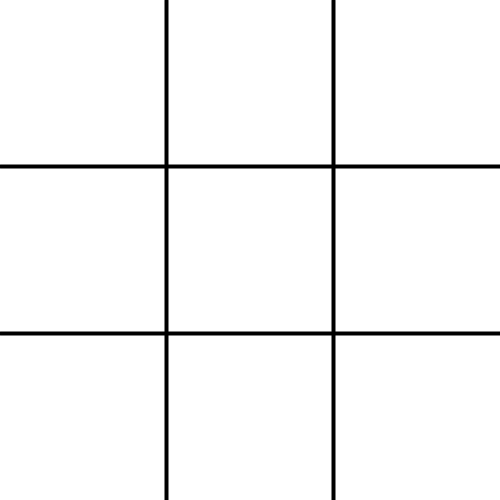
Frame 1 (no input)
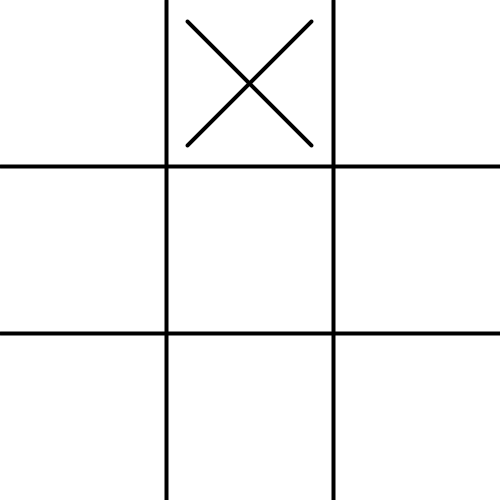
Frame 60 (the mouse pressed at the canvas centre just before this capture)
Frame 120 (the mouse held since frame 60 and released just before this capture): identical to frame 60, image omitted

The Processing sketch that drew these frames (run headless with seeded random() and noise(); from frame 60 on, the mouse is pressed at the canvas centre):

// Processing sketch: tic_tac_toe
// ── tic_tac_toe.pde
//*****************************************************************************************************
//  tic_tac_toe.pde                    Author: Courtney Grillo
//
//  Main algirythm for tic tac toe
//*****************************************************************************************************
void setup() {
  size(500, 500);
  player = -1;
  board = new int[3][3];
  gameEnds = false;
  println("Welcome to tik tak toe! Press any key 0-8 to play");
}

void draw() {
  background(255);
  drawBoard();
  drawShapes();
  gameState();
}

void gameState() {
  int winner = checkWin();
  if (winner != 0) {
    gameEnds = true;
    if (winner == 1) {
      println("You Win!");
    } else {
      println("Computer Wins!");
    }
  } else if (isBoardFull()) {
    gameEnds = true;
    println("Its a Tie!");
  } else {
    gameEnds = false;
    if (player == -1) {
      println("Game continues, Computer's Turn!");
      computersMove();
      println("You Turn!");
    } else if (player == 1) {
      keyTyped();
    }
  }
}

int checkWin() {
  for (int row = 0; row < 3; row++) {
    if (board[row][0] != 0 && board[row][0] == board[row][1] && board[row][1] == board[row][2]) {
      return board[row][0];
    }
  }
  for (int column = 0; column < 3; column++) {
    if (board[0][column] != 0 && board[0][column] == board[1][column] && board[1][column] == board[2][column]) {
      return board[0][column];
    }
  }
  //check diagnoal lines
  if (board[1][1] != 0 && ((board[0][0] == board[1][1] && board[1][1] == board[2][2]) ||
     (board[0][2] == board[1][1] && board[1][1] == board[2][0]))) {
      return board[1][1];
     }
  return 0;
}

boolean isBoardFull() {
  for (int rowCheck = 0; rowCheck < 3; rowCheck++) {
    for (int columnCheck = 0; columnCheck < 3; columnCheck++) {
      if (board[rowCheck][columnCheck] == 0) {
        return false;
      }
    }
  }
  return true;
}

void computersMove() {
  int row;
  int column;
  do {
    row = (int) random(3);
    column = (int) random (3);
  } while (board[row][column] != 0);
  board[row][column] = -1;
  player = 1;
}

void keyTyped() {
  if(keyPressed) {
    if(key >= '0' && key <= '8') {
      int index = key - '0';
      int row = index / 3;
      int column = index % 3;
      if (board[column][row] == 0) {
        board[column][row] = 1;
        player = -1;
      }
    } else {
      println("Thats not in range try 0-8!");
    }
  } if (keyPressed && gameEnds == true) {
    println("Game Over!");
  }
}

// ── board.pde
//**********************************************************************************
//  board.pde         Author: Courtney Grillo
//
//  Draws the grid for tic tac toe
//**********************************************************************************

void drawBoard() {
  strokeWeight(4);
  line(width/3, 0, width/3, height); // vertical lines
  line(2*width/3, 0, 2*width/3, height);
  line(0, height/3, width, height/3); // horizontal lines
  line(0, 2*height/3, width, 2*height/3);
}

// ── constants.pde
//*******************************************************************************
//  constans.pde                  Author: Courtney Grillo
//
//  Contants for tic tac toe
//******************************************************************************
int player;
int computer;
int[][] board;
boolean gameEnds;
char[] boards = {'0', '1', '2', '3', '4', '5', '6', '7', '8'};

// ── shapes.pde
//*******************************************************************************
//  shapes.pde               Author: Courtney Grillo
//
//  Draws X and O after the turn is taken
//*******************************************************************************

void drawShapes() {
  for (int row = 0; row < 3; row++) {
    for (int column = 0; column < 3; column++) {
      int x = row*width/3 + width/6;
      int y = column*height/3 + height/6;
      if (board[row][column] == 1) {
        noFill();
        ellipse(x, y, width/4, height/4);
      }
      else if (board[row][column] == -1) {
        line(x - width/8, y - height/8, x + width/8, y + height/8);
        line(x + width/8, y - height/8, x - width/8, y + height/8);
      }
    }
  }
}
